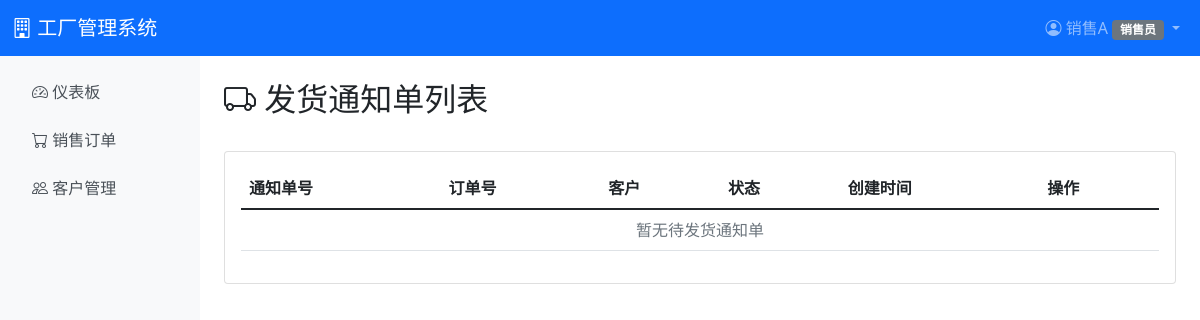
/logistics/notices/ (signed in), run on an earlier commit of the app's database.
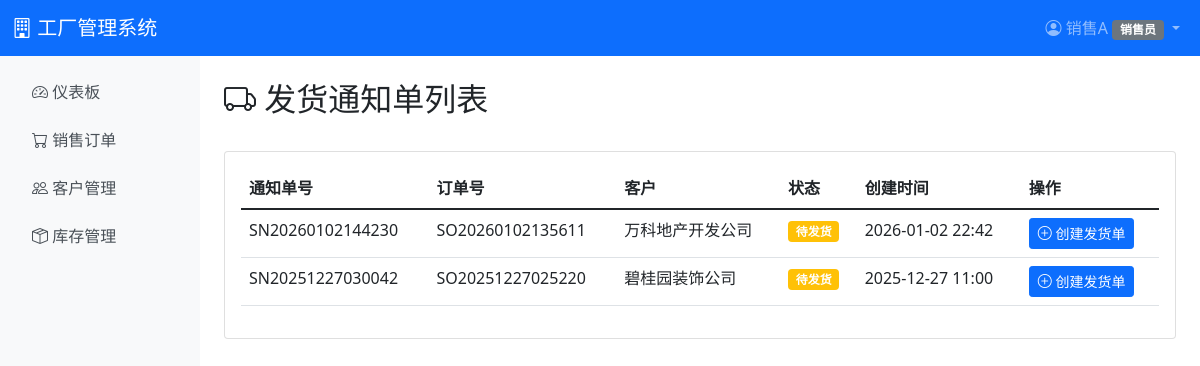
And on a later commit of the database.
### sales/models.py (models this page shows, shortened)
class ShippingNotice(models.Model):
    notice_no = models.CharField(max_length=50, unique=True, verbose_name='通知单号')
    order = models.ForeignKey(SalesOrder, on_delete=models.CASCADE, related_name='shipping_notices', verbose_name='订单')
    status = models.CharField(max_length=20, default='pending', choices=[('pending', '待发货'), ('shipped', '已发货')], verbose_name='状态')
    created_at = models.DateTimeField(auto_now_add=True, verbose_name='创建时间')
    class Meta:
        verbose_name = '发货通知单'
        verbose_name_plural = '发货通知单'
        ordering = ['-created_at']

class SalesOrder(models.Model):
    STATUS_CHOICES = [
        ('pending', '待销售审批'),
        ('approved', '销售已审批'),
        ('warehouse_pending', '待库存审批'),
        ('warehouse_approved', '库存已审批'),
        ('rejected', '已退回'),
        ('in_production', '生产中'),
        ('ready_to_ship', '待发货'),
        ('shipped', '已发货'),
        ('completed', '已完成'),
        ('cancelled', '已取消'),
    ]
    order_no = models.CharField(max_length=50, unique=True, verbose_name='订单号')
    customer = models.ForeignKey(Customer, on_delete=models.PROTECT, verbose_name='客户')
    salesperson = models.ForeignKey('auth.User', on_delete=models.PROTECT, related_name='sales_orders', verbose_name='销售员')
    status = models.CharField(max_length=20, choices=STATUS_CHOICES, default='pending', verbose_name='状态')
    total_amount = models.DecimalField(max_digits=12, decimal_places=2, default=0, verbose_name='订单总额')
    reserve_inventory = models.BooleanField(default=False, verbose_name='预占库存')
    approved_by = models.ForeignKey('auth.User', on_delete=models.SET_NULL, null=True, blank=True, related_name='approved_orders', verbose_name='销售审批人')
    approved_at = models.DateTimeField(null=True, blank=True, verbose_name='销售审批时间')
    warehouse_approved_by = models.ForeignKey('auth.User', on_delete=models.SET_NULL, null=True, blank=True, related_name='warehouse_approved_orders', verbose_name='库存审批人')
    warehouse_approved_at = models.DateTimeField(null=True, blank=True, verbose_name='库存审批时间')
    rejected_by = models.ForeignKey('auth.User', on_delete=models.SET_NULL, null=True, blank=True, related_name='rejected_orders', verbose_name='退回人')
    rejected_at = models.DateTimeField(null=True, blank=True, verbose_name='退回时间')
    reject_reason = models.TextField(blank=True, verbose_name='退回原因')
    remark = models.TextField(blank=True, verbose_name='备注')
    created_at = models.DateTimeField(auto_now_add=True, verbose_name='创建时间')
    updated_at = models.DateTimeField(auto_now=True, verbose_name='更新时间')
    class Meta:
        verbose_name = '销售订单'
        verbose_name_plural = '销售订单'
        ordering = ['-created_at']

### inventory/models.py (models this page shows, shortened)
class Customer(models.Model):
    CREDIT_LEVEL_CHOICES = [
        ('A', 'A级（优秀）'),
        ('B', 'B级（良好）'),
        ('C', 'C级（一般）'),
        ('D', 'D级（较差）'),
    ]
    name = models.CharField(max_length=200, unique=True, verbose_name='客户名称')
    contact_person = models.CharField(max_length=100, verbose_name='联系人')
    phone = models.CharField(max_length=20, verbose_name='联系电话')
    address = models.TextField(verbose_name='地址')
    credit_level = models.CharField(max_length=1, choices=CREDIT_LEVEL_CHOICES, default='C', verbose_name='信用等级')
    created_by = models.ForeignKey('auth.User', on_delete=models.SET_NULL, null=True, blank=True, related_name='created_customers', verbose_name='创建人')
    created_at = models.DateTimeField(auto_now_add=True, verbose_name='创建时间')
    updated_at = models.DateTimeField(auto_now=True, verbose_name='更新时间')
    class Meta:
        verbose_name = '客户'
        verbose_name_plural = '客户'
        ordering = ['-created_at']

### logistics/views.py (the view)
# urls.py: path('notices/', views.shipping_notice_list, name='shipping_notice_list'),
@login_required
@role_required('logistics', 'ceo')
def shipping_notice_list(request):
    notices = ShippingNotice.objects.select_related('order').filter(status='pending')
    context = {
        'notices': notices,
    }
    return render(request, 'logistics/shipping_notice_list.html', context)

### accounts/models.py (called while the page is built)
    def has_permission(self, permission_code):
        if self.role == 'ceo':
            return True
        role_permissions = self.get_role_default_permissions()
        if permission_code in role_permissions:
            return True
        return self.permissions.filter(code=permission_code).exists()

### accounts/templatetags/permission_tags.py (called while the page is built)
@register.filter
def has_permission(user, permission_code):
    if not user or not user.is_authenticated:
        return False
    try:
        profile = user.profile
        return profile.has_permission(permission_code)
    except AttributeError:
        return False

### templates/logistics/shipping_notice_list.html (shortened to what this page needs)
{% extends 'base.html' %}
{% block content %}
<div class="d-flex justify-content-between align-items-center mb-4">
    <h2><i class="bi bi-truck"></i> 发货通知单列表</h2>
</div>
<div class="card">
    <div class="card-body">
        <div class="table-responsive">
            <table class="table table-hover">
                <thead>
                    <tr>
                        <th>通知单号</th>
                        <th>订单号</th>
                        <th>客户</th>
                        <th>状态</th>
                        <th>创建时间</th>
                        <th>操作</th>
                    </tr>
                </thead>
                <tbody>
                    {% for notice in notices %}
                    <tr>
                        <td>{{ notice.notice_no }}</td>
                        <td>{{ notice.order.order_no }}</td>
                        <td>{{ notice.order.customer.name }}</td>
                        <td>
                            {% if notice.status == 'pending' %}
                            <span class="badge bg-warning">待发货</span>
                            {% elif notice.status == 'shipped' %}
                            <span class="badge bg-success">已发货</span>
                            {% endif %}
                        </td>
                        <td>{{ notice.created_at|date:"Y-m-d H:i" }}</td>
                        <td>
                            <a href="{% url 'logistics:shipment_create' notice.pk %}" class="btn btn-sm btn-primary">
                                <i class="bi bi-plus-circle"></i> 创建发货单
                            </a>
                        </td>
                    </tr>
                    {% empty %}
                    <tr>
                        <td colspan="6" class="text-center text-muted">暂无待发货通知单</td>
                    </tr>
                    {% endfor %}
                </tbody>
            </table>
        </div>
    </div>
</div>
{% endblock %}

### templates/base.html (shortened to what this page needs)
{% load permission_tags %}
<!DOCTYPE html>
<html lang="zh-CN">
<head>
    <link href="https://cdn.jsdelivr.net/npm/bootstrap@5.1.3/dist/css/bootstrap.min.css" rel="stylesheet">
    <link rel="stylesheet" href="https://cdn.jsdelivr.net/npm/bootstrap-icons@1.8.1/font/bootstrap-icons.css">
</head>
<body>
    <nav class="navbar navbar-expand-lg navbar-dark bg-primary">
        <div class="container-fluid">
            <a class="navbar-brand" href="{% url 'dashboard' %}">
                <i class="bi bi-building"></i> 工厂管理系统
            </a>
            <div class="collapse navbar-collapse" id="navbarNav">
                <ul class="navbar-nav ms-auto">
                    {% if user.is_authenticated %}
                    <li class="nav-item dropdown">
                        <a class="nav-link dropdown-toggle" href="#" id="navbarDropdown" role="button" data-bs-toggle="dropdown">
                            <i class="bi bi-person-circle"></i> {{ user.username }}
                            {% if user.profile %}
                            <span class="badge bg-secondary">{{ user.profile.get_role_display }}</span>
                            {% endif %}
                        </a>
                    </li>
                    {% else %}
                    <li class="nav-item">
                        <a class="nav-link" href="{% url 'login' %}">登录</a>
                    </li>
                    {% endif %}
                </ul>
            </div>
        </div>
    </nav>
    {% if user.is_authenticated %}
    <div class="container-fluid">
        <div class="row">
            <nav class="col-md-2 sidebar p-3">
                <ul class="nav flex-column">
                    <li class="nav-item mb-2">
                        <a class="nav-link {% if request.resolver_match.url_name == 'dashboard' %}active{% endif %}" href="{% url 'dashboard' %}">
                            <i class="bi bi-speedometer2"></i> 仪表板
                        </a>
                    </li>
                    {% if user.profile.role == 'sales' or user.profile.role == 'sales_mgr' or user.profile.role == 'warehouse' or user.profile.role == 'ceo' or user|has_permission:'sales.order.view' %}
                    <li class="nav-item mb-2">
                        <a class="nav-link {% if 'sales' in request.path %}active{% endif %}" href="{% url 'sales:order_list' %}">
                            <i class="bi bi-cart"></i> 销售订单
                        </a>
                    </li>
                    {% endif %}
                    {% if user.profile.role == 'sales' or user.profile.role == 'sales_mgr' or user.profile.role == 'ceo' or user|has_permission:'inventory.customer.view' %}
                    <li class="nav-item mb-2">
                        <a class="nav-link {% if 'customers' in request.path %}active{% endif %}" href="{% url 'inventory:customer_list' %}">
                            <i class="bi bi-people"></i> 客户管理
                        </a>
                    </li>
                    {% endif %}
                    {% if user.profile.role == 'warehouse' or user.profile.role == 'production' or user.profile.role == 'ceo' or user|has_permission:'inventory.view' or user|has_permission:'inventory.view_product' %}
                    <li class="nav-item mb-2">
                        <a class="nav-link {% if 'inventory' in request.path %}active{% endif %}" href="{% url 'inventory:inventory_list' %}">
                            <i class="bi bi-box-seam"></i> 库存管理
                        </a>
                    </li>
                    {% endif %}
                </ul>
            </nav>
            <main class="col-md-10 p-4">
    {% else %}
    <div class="container mt-5">
    {% endif %}
        {% block content %}{% endblock %}
    {% if user.is_authenticated %}
            </main>
        </div>
    </div>
    {% else %}
    </div>
    {% endif %}
</body>
</html>

What changed in the data, as far as the page shows it:
added ShippingNotice: notice_no "SN20260102144230", order.order_no "SO20260102135611", order.customer.name "万科地产开发公司", status "待发货", created_at "2026-01-02 22:42"
added ShippingNotice: notice_no "SN20251227030042", order.order_no "SO20251227025220", order.customer.name "碧桂园装饰公司", status "待发货", created_at "2025-12-27 11:00"
Also different on the page:
text no longer shown: "暂无待发货通知单"
text now shown: "库存管理"
